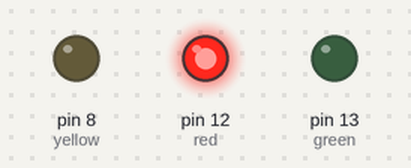
A sketch run on a simulated Arduino Uno, built with avr-gcc and run on an emulated ATmega328P. Shown: output pins drawn as LEDs (lit = HIGH).

Above: at 2.0 s.
At 5.5 s:
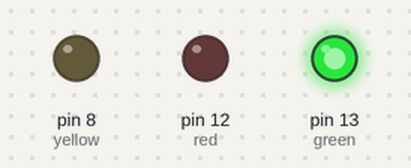
At 7.5 s:
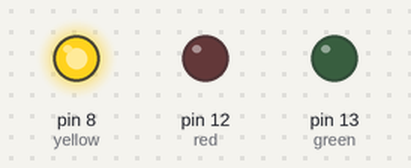
Timing chart, 0 to 10.4 s (numbered marks = the images above):
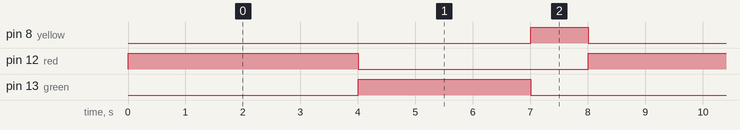

The sketch:

traffic_lights1.ino
```cpp
int red =12;
int green= 13;
int yellow=8;

void setup()
{
  pinMode(red, OUTPUT);
  pinMode(green, OUTPUT);
  pinMode(yellow, OUTPUT);
}

void loop()
{
  digitalWrite(red, HIGH);
  digitalWrite(green, LOW);
  digitalWrite(yellow, LOW);
  delay(4000); // Wait for 1000 millisecond(s)


  digitalWrite(red, LOW);
  digitalWrite(green, HIGH);
  digitalWrite(yellow, LOW);
  delay(3000); // Wait for 1000 millisecond(s)

  digitalWrite(red, LOW);
  digitalWrite(green, LOW);
  digitalWrite(yellow, HIGH);
  delay(1000); // Wait for 1000 millisecond(s)

}
```

Measured:
- by itself, pin 8 (yellow): alternates HIGH for 1.0 s and LOW for 7.0 s
- by itself, pin 12 (red): alternates HIGH for 4.0 s and LOW for 4.0 s
- by itself, pin 13 (green): alternates HIGH for 3.0 s and LOW for 5.0 s
